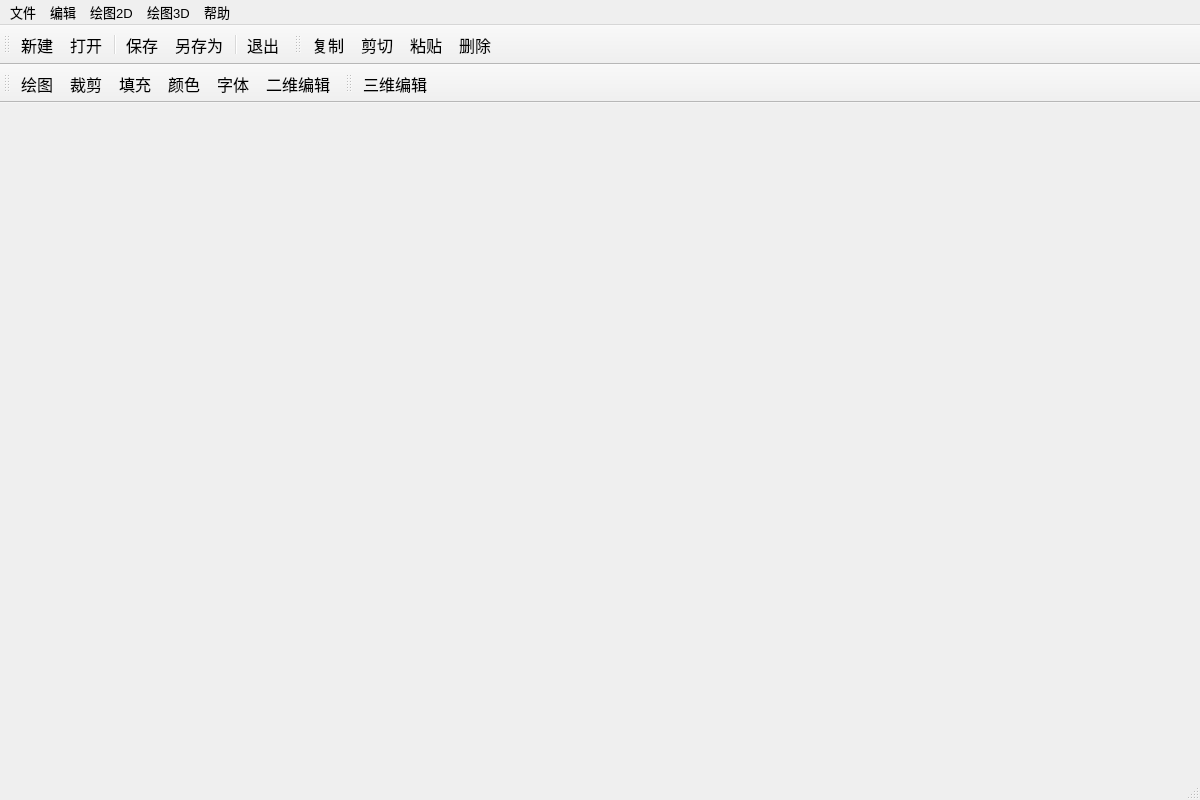
<?xml version="1.0" encoding="UTF-8"?>
<ui version="4.0">
 <class>MyGUI1Class</class>
 <widget class="QMainWindow" name="MyGUI1Class">
  <property name="geometry">
   <rect>
    <x>0</x>
    <y>0</y>
    <width>1200</width>
    <height>800</height>
   </rect>
  </property>
  <property name="font">
   <font>
    <pointsize>12</pointsize>
    <bold>false</bold>
   </font>
  </property>
  <property name="windowTitle">
   <string>三维绘图</string>
  </property>
  <property name="toolButtonStyle">
   <enum>Qt::ToolButtonFollowStyle</enum>
  </property>
  <property name="documentMode">
   <bool>false</bool>
  </property>
  <widget class="QWidget" name="centralWidget">
   <widget class="QLabel" name="MyLabelMouseXY">
    <property name="geometry">
     <rect>
      <x>90</x>
      <y>730</y>
      <width>100</width>
      <height>15</height>
     </rect>
    </property>
    <property name="text">
     <string>(0,0)</string>
    </property>
    <property name="alignment">
     <set>Qt::AlignCenter</set>
    </property>
   </widget>
   <widget class="QLabel" name="MyLabelMouse">
    <property name="geometry">
     <rect>
      <x>0</x>
      <y>730</y>
      <width>72</width>
      <height>15</height>
     </rect>
    </property>
    <property name="text">
     <string>当前位置</string>
    </property>
    <property name="alignment">
     <set>Qt::AlignCenter</set>
    </property>
   </widget>
  </widget>
  <widget class="QMenuBar" name="MenuBar">
   <property name="geometry">
    <rect>
     <x>0</x>
     <y>0</y>
     <width>1200</width>
     <height>22</height>
    </rect>
   </property>
   <property name="font">
    <font>
     <pointsize>10</pointsize>
     <bold>false</bold>
    </font>
   </property>
   <widget class="QMenu" name="MenuFlie">
    <property name="font">
     <font>
      <pointsize>10</pointsize>
      <bold>false</bold>
     </font>
    </property>
    <property name="title">
     <string>文件</string>
    </property>
    <addaction name="ActionNewFile"/>
    <addaction name="ActionOpenFile"/>
    <addaction name="separator"/>
    <addaction name="ActionSave"/>
    <addaction name="ActionSaveAs"/>
    <addaction name="separator"/>
    <addaction name="ActionExit"/>
   </widget>
   <widget class="QMenu" name="MenuEdit">
    <property name="font">
     <font>
      <pointsize>10</pointsize>
      <bold>false</bold>
     </font>
    </property>
    <property name="title">
     <string>编辑</string>
    </property>
    <addaction name="ActionCopy"/>
    <addaction name="ActionCut"/>
    <addaction name="ActionPaste"/>
    <addaction name="ActionDelete"/>
   </widget>
   <widget class="QMenu" name="Menu2D">
    <property name="font">
     <font>
      <pointsize>10</pointsize>
      <bold>false</bold>
     </font>
    </property>
    <property name="title">
     <string>绘图2D</string>
    </property>
    <addaction name="ActionDraw2D"/>
    <addaction name="ActionTailor2D"/>
    <addaction name="ActionFill2D"/>
    <addaction name="ActionColor2D"/>
    <addaction name="ActionFont2D"/>
    <addaction name="ActionEdit2D"/>
   </widget>
   <widget class="QMenu" name="Menu3D">
    <property name="font">
     <font>
      <pointsize>12</pointsize>
      <bold>false</bold>
     </font>
    </property>
    <property name="title">
     <string>绘图3D</string>
    </property>
    <addaction name="ActionEdit3D"/>
   </widget>
   <widget class="QMenu" name="MenuHelp">
    <property name="font">
     <font>
      <pointsize>10</pointsize>
      <bold>false</bold>
     </font>
    </property>
    <property name="title">
     <string>帮助</string>
    </property>
   </widget>
   <addaction name="MenuFlie"/>
   <addaction name="MenuEdit"/>
   <addaction name="Menu2D"/>
   <addaction name="Menu3D"/>
   <addaction name="MenuHelp"/>
  </widget>
  <widget class="QToolBar" name="MainToolBarFile">
   <attribute name="toolBarArea">
    <enum>TopToolBarArea</enum>
   </attribute>
   <attribute name="toolBarBreak">
    <bool>false</bool>
   </attribute>
   <addaction name="ActionNewFile"/>
   <addaction name="ActionOpenFile"/>
   <addaction name="separator"/>
   <addaction name="ActionSave"/>
   <addaction name="ActionSaveAs"/>
   <addaction name="separator"/>
   <addaction name="ActionExit"/>
  </widget>
  <widget class="QStatusBar" name="statusBar"/>
  <widget class="QToolBar" name="MainToolBarEdit">
   <property name="windowTitle">
    <string>toolBar</string>
   </property>
   <attribute name="toolBarArea">
    <enum>TopToolBarArea</enum>
   </attribute>
   <attribute name="toolBarBreak">
    <bool>false</bool>
   </attribute>
   <addaction name="ActionCopy"/>
   <addaction name="ActionCut"/>
   <addaction name="ActionPaste"/>
   <addaction name="ActionDelete"/>
  </widget>
  <widget class="QToolBar" name="MainToolBar2D">
   <property name="windowTitle">
    <string>toolBar_2</string>
   </property>
   <attribute name="toolBarArea">
    <enum>TopToolBarArea</enum>
   </attribute>
   <attribute name="toolBarBreak">
    <bool>true</bool>
   </attribute>
   <addaction name="ActionDraw2D"/>
   <addaction name="ActionTailor2D"/>
   <addaction name="ActionFill2D"/>
   <addaction name="ActionColor2D"/>
   <addaction name="ActionFont2D"/>
   <addaction name="ActionEdit2D"/>
  </widget>
  <widget class="QToolBar" name="MainToolBar3D">
   <property name="windowTitle">
    <string>toolBar</string>
   </property>
   <attribute name="toolBarArea">
    <enum>TopToolBarArea</enum>
   </attribute>
   <attribute name="toolBarBreak">
    <bool>false</bool>
   </attribute>
   <addaction name="ActionEdit3D"/>
  </widget>
  <action name="ActionNewFile">
   <property name="text">
    <string>新建</string>
   </property>
   <property name="font">
    <font>
     <pointsize>12</pointsize>
    </font>
   </property>
  </action>
  <action name="ActionOpenFile">
   <property name="text">
    <string>打开</string>
   </property>
   <property name="font">
    <font>
     <pointsize>12</pointsize>
    </font>
   </property>
  </action>
  <action name="ActionSave">
   <property name="text">
    <string>保存</string>
   </property>
   <property name="font">
    <font>
     <pointsize>12</pointsize>
    </font>
   </property>
  </action>
  <action name="ActionSaveAs">
   <property name="text">
    <string>另存为</string>
   </property>
   <property name="font">
    <font>
     <pointsize>12</pointsize>
    </font>
   </property>
  </action>
  <action name="ActionExit">
   <property name="text">
    <string>退出</string>
   </property>
   <property name="font">
    <font>
     <pointsize>12</pointsize>
    </font>
   </property>
  </action>
  <action name="ActionCopy">
   <property name="text">
    <string>复制</string>
   </property>
   <property name="font">
    <font>
     <pointsize>12</pointsize>
    </font>
   </property>
  </action>
  <action name="ActionCut">
   <property name="text">
    <string>剪切</string>
   </property>
   <property name="font">
    <font>
     <pointsize>12</pointsize>
    </font>
   </property>
  </action>
  <action name="ActionPaste">
   <property name="text">
    <string>粘贴</string>
   </property>
   <property name="font">
    <font>
     <pointsize>12</pointsize>
    </font>
   </property>
  </action>
  <action name="ActionDelete">
   <property name="text">
    <string>删除</string>
   </property>
   <property name="font">
    <font>
     <pointsize>12</pointsize>
    </font>
   </property>
  </action>
  <action name="ActionColor2D">
   <property name="text">
    <string>颜色</string>
   </property>
   <property name="font">
    <font>
     <pointsize>12</pointsize>
    </font>
   </property>
  </action>
  <action name="ActionEdit2D">
   <property name="text">
    <string>二维编辑</string>
   </property>
   <property name="toolTip">
    <string>二维编辑</string>
   </property>
   <property name="font">
    <font>
     <pointsize>12</pointsize>
    </font>
   </property>
  </action>
  <action name="ActionFont2D">
   <property name="text">
    <string>字体</string>
   </property>
   <property name="font">
    <font>
     <pointsize>12</pointsize>
    </font>
   </property>
  </action>
  <action name="ActionFill2D">
   <property name="text">
    <string>填充</string>
   </property>
   <property name="font">
    <font>
     <pointsize>12</pointsize>
    </font>
   </property>
  </action>
  <action name="ActionTailor2D">
   <property name="text">
    <string>裁剪</string>
   </property>
   <property name="font">
    <font>
     <pointsize>12</pointsize>
    </font>
   </property>
  </action>
  <action name="ActionDraw2D">
   <property name="text">
    <string>绘图</string>
   </property>
   <property name="font">
    <font>
     <pointsize>12</pointsize>
    </font>
   </property>
  </action>
  <action name="ActionTrans">
   <property name="text">
    <string>平移</string>
   </property>
   <property name="font">
    <font>
     <pointsize>12</pointsize>
    </font>
   </property>
  </action>
  <action name="ActionRot">
   <property name="text">
    <string>旋转</string>
   </property>
   <property name="font">
    <font>
     <pointsize>12</pointsize>
    </font>
   </property>
  </action>
  <action name="ActionMirr">
   <property name="text">
    <string>镜像</string>
   </property>
   <property name="font">
    <font>
     <pointsize>12</pointsize>
    </font>
   </property>
  </action>
  <action name="ActionScale">
   <property name="text">
    <string>缩放</string>
   </property>
   <property name="font">
    <font>
     <pointsize>12</pointsize>
    </font>
   </property>
  </action>
  <action name="ActionEdit3D">
   <property name="text">
    <string>三维编辑
</string>
   </property>
   <property name="toolTip">
    <string>三维编辑</string>
   </property>
   <property name="font">
    <font>
     <pointsize>12</pointsize>
    </font>
   </property>
  </action>
 </widget>
 <layoutdefault spacing="6" margin="11"/>
 <resources/>
 <connections/>
</ui>
